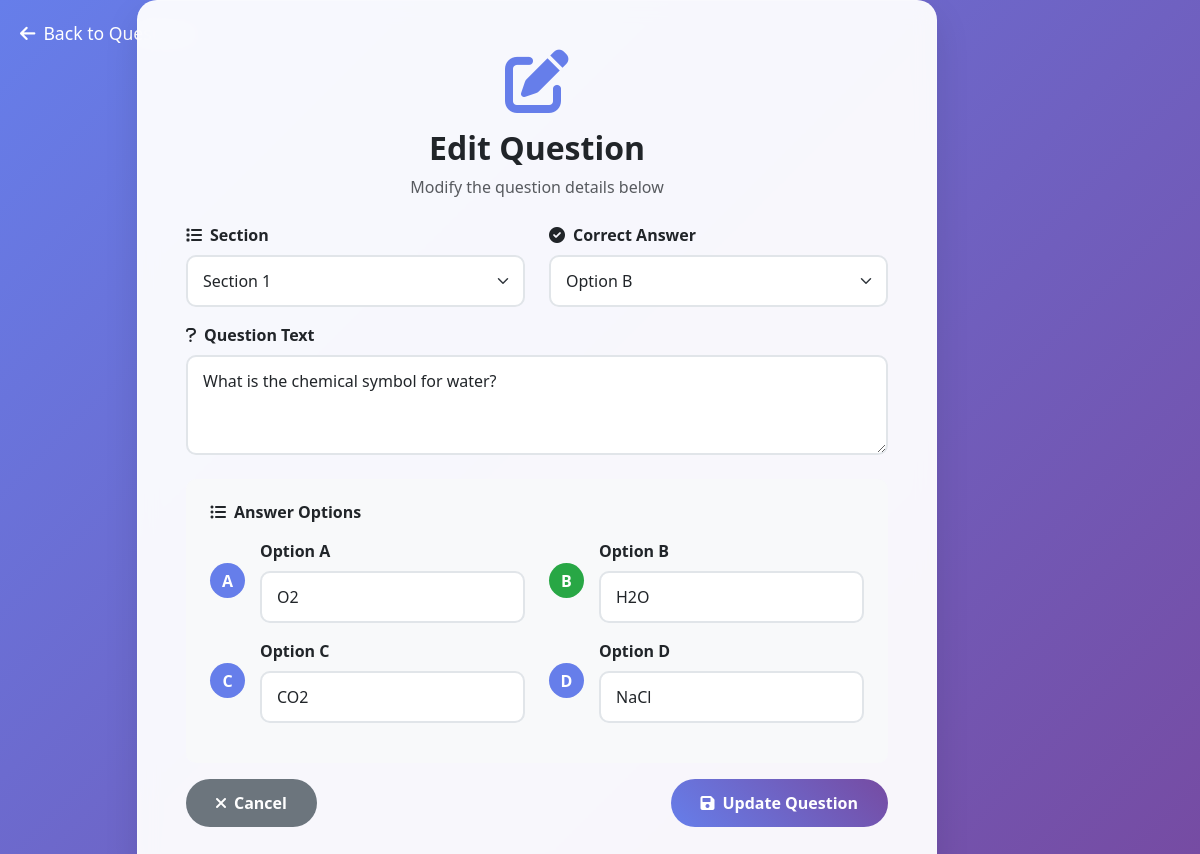
The page /admin/questions/edit/5 (signed in) on the database its author committed.
### tables this page shows
CREATE TABLE questions (
                    id INTEGER PRIMARY KEY AUTOINCREMENT,
                    section INTEGER NOT NULL,
                    question TEXT NOT NULL,
                    option_a TEXT NOT NULL,
                    option_b TEXT NOT NULL,
                    option_c TEXT NOT NULL,
                    option_d TEXT NOT NULL,
                    correct_answer TEXT NOT NULL,
                    created_at TIMESTAMP DEFAULT CURRENT_TIMESTAMP,
                    is_active BOOLEAN DEFAULT 1
                 );

### app.py (the view, shortened to what this page needs)
@app.route('/admin/questions/edit/<int:question_id>', methods=['GET', 'POST'])
def admin_edit_question(question_id):
    if not session.get('admin_logged_in'):
        return redirect('/admin/login')
    conn = sqlite3.connect('database.db')
    c = conn.cursor()
    c.execute('SELECT * FROM questions WHERE id=?', (question_id,))
    question = c.fetchone()
    conn.close()
    if not question:
        return "Question not found", 404
    return render_template('admin_edit_question.html', question=question)

### templates/admin_edit_question.html (shortened to what this page needs)
<!DOCTYPE html>
<html lang="en">
<head>
    <link href="https://cdn.jsdelivr.net/npm/bootstrap@5.3.0/dist/css/bootstrap.min.css" rel="stylesheet">
    <link href="https://cdnjs.cloudflare.com/ajax/libs/font-awesome/6.0.0/css/all.min.css" rel="stylesheet">
</head>
<body>
    <a href="/admin/questions" class="back-link">
        <i class="fas fa-arrow-left me-2"></i>Back to Questions
    </a>
    <div class="container">
        <div class="row justify-content-center">
            <div class="col-md-10">
                <div class="form-container">
                    <div class="text-center mb-4">
                        <i class="fas fa-edit form-icon"></i>
                        <h2 class="fw-bold text-dark">Edit Question</h2>
                        <p class="text-muted">Modify the question details below</p>
                    </div>
                    <form method="POST">
                        <div class="row mb-3">
                            <div class="col-md-6">
                                <label for="section" class="form-label fw-semibold">
                                    <i class="fas fa-list me-2"></i>Section
                                </label>
                                <select class="form-select" id="section" name="section" required>
                                    {% for i in range(1, 6) %}
                                        <option value="{{ i }}" {% if question[1] == i %}selected{% endif %}>
                                            Section {{ i }}
                                        </option>
                                    {% endfor %}
                                </select>
                            </div>
                            <div class="col-md-6">
                                <label for="correct_answer" class="form-label fw-semibold">
                                    <i class="fas fa-check-circle me-2"></i>Correct Answer
                                </label>
                                <select class="form-select" id="correct_answer" name="correct_answer" required>
                                    <option value="b" {% if question[7] == 'b' %}selected{% endif %}>Option B</option>
                                </select>
                            </div>
                        </div>
                        <div class="mb-4">
                            <label for="question" class="form-label fw-semibold">
                                <i class="fas fa-question me-2"></i>Question Text
                            </label>
                            <textarea class="form-control" id="question" name="question" rows="3" required
                                      placeholder="Enter your question here...">{{ question[2] }}</textarea>
                        </div>
                        <div class="option-group">
                            <h6 class="fw-bold mb-3">
                                <i class="fas fa-list-ul me-2"></i>Answer Options
                            </h6>
                            <div class="row">
                                <div class="col-md-6 mb-3">
                                    <div class="d-flex align-items-center">
                                        <span class="option-letter {% if question[7] == 'a' %}correct-option{% endif %}">A</span>
                                        <div class="flex-grow-1">
                                            <label for="option_a" class="form-label fw-semibold">Option A</label>
                                            <input type="text" class="form-control" id="option_a" name="option_a"
                                                   required placeholder="Enter option A" value="{{ question[3] }}">
                                        </div>
                                    </div>
                                </div>
                                <div class="col-md-6 mb-3">
                                    <div class="d-flex align-items-center">
                                        <span class="option-letter {% if question[7] == 'b' %}correct-option{% endif %}">B</span>
                                        <div class="flex-grow-1">
                                            <label for="option_b" class="form-label fw-semibold">Option B</label>
                                            <input type="text" class="form-control" id="option_b" name="option_b"
                                                   required placeholder="Enter option B" value="{{ question[4] }}">
                                        </div>
                                    </div>
                                </div>
                                <div class="col-md-6 mb-3">
                                    <div class="d-flex align-items-center">
                                        <span class="option-letter {% if question[7] == 'c' %}correct-option{% endif %}">C</span>
                                        <div class="flex-grow-1">
                                            <label for="option_c" class="form-label fw-semibold">Option C</label>
                                            <input type="text" class="form-control" id="option_c" name="option_c"
                                                   required placeholder="Enter option C" value="{{ question[5] }}">
                                        </div>
                                    </div>
                                </div>
                                <div class="col-md-6 mb-3">
                                    <div class="d-flex align-items-center">
                                        <span class="option-letter {% if question[7] == 'd' %}correct-option{% endif %}">D</span>
                                        <div class="flex-grow-1">
                                            <label for="option_d" class="form-label fw-semibold">Option D</label>
                                            <input type="text" class="form-control" id="option_d" name="option_d"
                                                   required placeholder="Enter option D" value="{{ question[6] }}">
                                        </div>
                                    </div>
                                </div>
                            </div>
                        </div>
                        <div class="d-flex justify-content-between">
                            <a href="/admin/questions" class="btn btn-secondary">
                                <i class="fas fa-times me-2"></i>Cancel
                            </a>
                            <button type="submit" class="btn btn-primary">
                                <i class="fas fa-save me-2"></i>Update Question
                            </button>
                        </div>
                    </form>
                </div>
            </div>
        </div>
    </div>
</body>
</html>

### templates/admin_edit_question.html (style rules this page uses)
body { background: linear-gradient(135deg, #667eea 0%, #764ba2 100%); min-height: 100vh; font-family: 'Segoe UI', Tahoma, Geneva, Verdana, sans-serif; display: flex; align-items: center; }
.form-container { background: rgba(255, 255, 255, 0.95); border-radius: 20px; padding: 3rem; box-shadow: 0 15px 35px rgba(0, 0, 0, 0.1); backdrop-filter: blur(10px); border: 1px solid rgba(255, 255, 255, 0.2); max-width: 800px; width: 100%; }
.form-control, .form-select { border-radius: 10px; padding: 12px 15px; border: 2px solid #e1e5e9; transition: border-color 0.3s ease; }
.btn-primary { background: linear-gradient(45deg, #667eea, #764ba2); border: none; padding: 12px 30px; border-radius: 25px; font-weight: 600; transition: all 0.3s ease; }
.btn-secondary { background: #6c757d; border: none; padding: 12px 30px; border-radius: 25px; font-weight: 600; transition: all 0.3s ease; }
.back-link { position: absolute; top: 20px; left: 20px; color: white; text-decoration: none; font-size: 1.1rem; transition: color 0.3s ease; }
.form-icon { font-size: 4rem; color: #667eea; margin-bottom: 1rem; }
.option-group { background: #f8f9fa; border-radius: 10px; padding: 1.5rem; margin-bottom: 1rem; }
.option-letter { background: #667eea; color: white; width: 35px; height: 35px; border-radius: 50%; display: flex; align-items: center; justify-content: center; font-weight: bold; margin-right: 15px; }
.correct-option { background: #28a745 !important; }

### rows shown on the page
questions: section "Section 1", correct_answer "Option B", question "What is the chemical symbol for water?", option_a "O2", option_b "H2O", option_c "CO2", option_d "NaCl"
